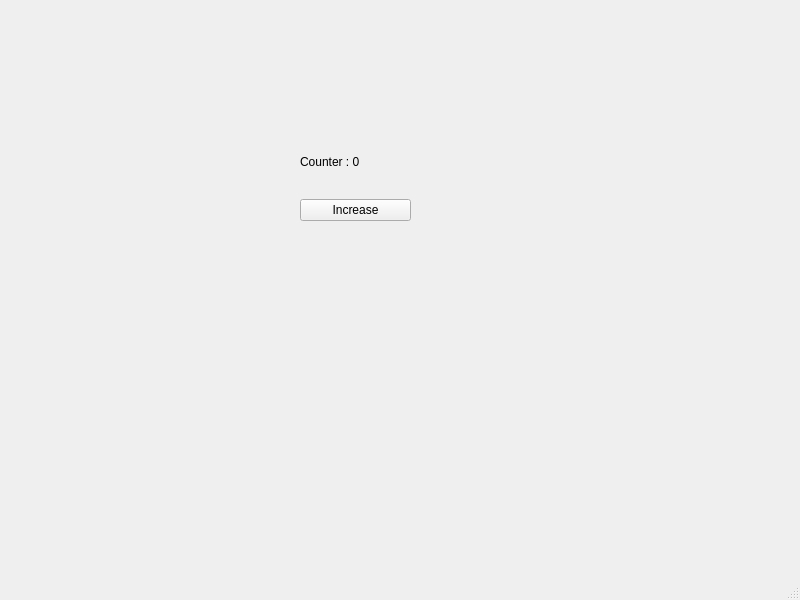
<?xml version="1.0" encoding="UTF-8"?>
<ui version="4.0">
 <class>MainWindow</class>
 <widget class="QMainWindow" name="MainWindow">
  <property name="geometry">
   <rect>
    <x>0</x>
    <y>0</y>
    <width>800</width>
    <height>600</height>
   </rect>
  </property>
  <property name="windowTitle">
   <string>MainWindow</string>
  </property>
  <widget class="QWidget" name="centralwidget">
   <widget class="QWidget" name="">
    <property name="geometry">
     <rect>
      <x>300</x>
      <y>130</y>
      <width>111</width>
      <height>91</height>
     </rect>
    </property>
    <layout class="QVBoxLayout" name="verticalLayout">
     <item>
      <widget class="QLabel" name="label">
       <property name="text">
        <string>Counter : 0</string>
       </property>
      </widget>
     </item>
     <item>
      <widget class="QPushButton" name="CounterBtn">
       <property name="text">
        <string>Increase</string>
       </property>
      </widget>
     </item>
    </layout>
   </widget>
  </widget>
  <widget class="QMenuBar" name="menubar">
   <property name="geometry">
    <rect>
     <x>0</x>
     <y>0</y>
     <width>800</width>
     <height>22</height>
    </rect>
   </property>
  </widget>
  <widget class="QStatusBar" name="statusbar"/>
 </widget>
 <resources/>
 <connections/>
</ui>
